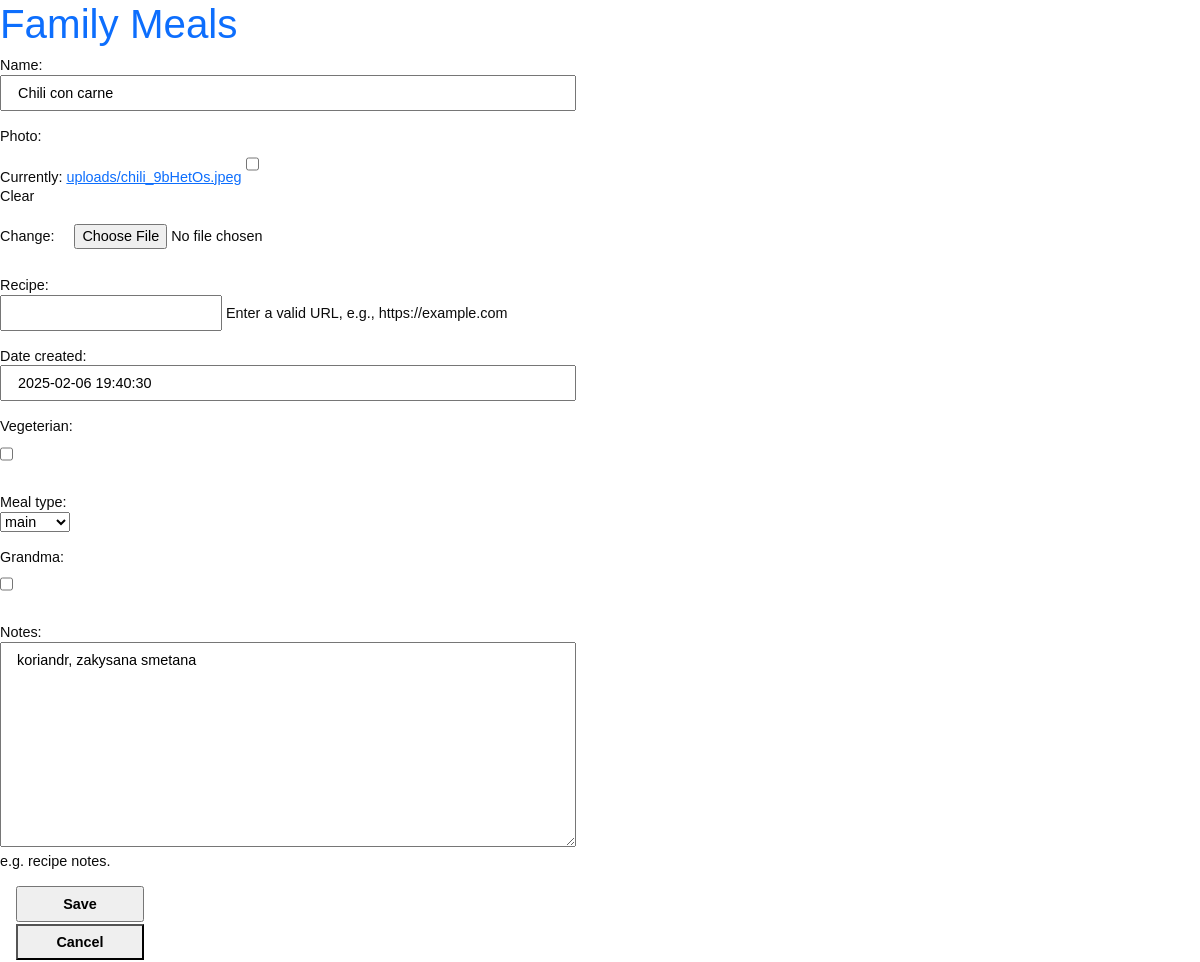
The page /meal/1/update on the database its author committed.
### entries/models.py (models this page shows, shortened)
class Meal(models.Model):
    name = models.CharField(max_length=200)
    photo = models.ImageField(upload_to='uploads/', blank=True, null=True)
    recipe = models.URLField(max_length=500, blank=True, null=True, help_text='Enter a valid URL, e.g., https://example.com')
    date_created = models.DateTimeField(default=timezone.now)
    vegeterian = models.BooleanField(default=False)
    meal_type = models.ForeignKey(MealType, on_delete=models.PROTECT)
    grandma = models.BooleanField(default=False)
    notes = models.TextField(max_length=500, blank=True,  verbose_name='Notes',
    help_text='e.g. recipe notes.')

class MealType(models.Model):
    name = models.CharField(max_length=200)
    def __str__(self):
        return self.name

### entries/views.py (the view, shortened to what this page needs)
# urls.py: path('meal/<int:pk>/update', views.MealUpdateView.as_view(), name='meal-update',),
class MealUpdateView(UpdateView):
    model = Meal
    fields = '__all__'

### entries/templates/entries/meal_form.html (shortened to what this page needs)
{% extends "entries/base.html" %}
{% block content %}
    <form method="post" enctype="multipart/form-data">
        {{ form.as_p }}
        <input type="submit" value="Save">
    </form>
    {% if meal %}
        <a href="{% url 'meal-detail' meal.id %}">
            <button>Cancel</button>
        </a>
    {% else %}
        <a href="{% url 'meal-list' %}">
            <button>Cancel</button>
        </a>
    {% endif %}
{% endblock content %}

### entries/static/css/meals.css (style rules this page uses)
* { box-sizing: border-box; }
body { font-family: sans-serif; font-size: 0.9em; color: rgb(11, 11, 11); }
p { line-height: 1.3em; max-width: 36rem; }
label { display: block; }
button, textarea, input { font-size: inherit; min-height: 2.5em; padding: 0 1rem; }
input[type="text"], textarea { width: 100%; }
textarea { padding: 0.5rem 1rem; font-family: sans-serif; }
button, input[type="submit"] { margin: 0 1rem 2px 1rem; cursor: pointer; font-weight: bold; min-width: 8rem; }

### rows shown on the page
Meal: name "Chili con carne", date_created "2025-02-06 19:40:30", meal_type "main", notes "koriandr, zakysana smetana"
